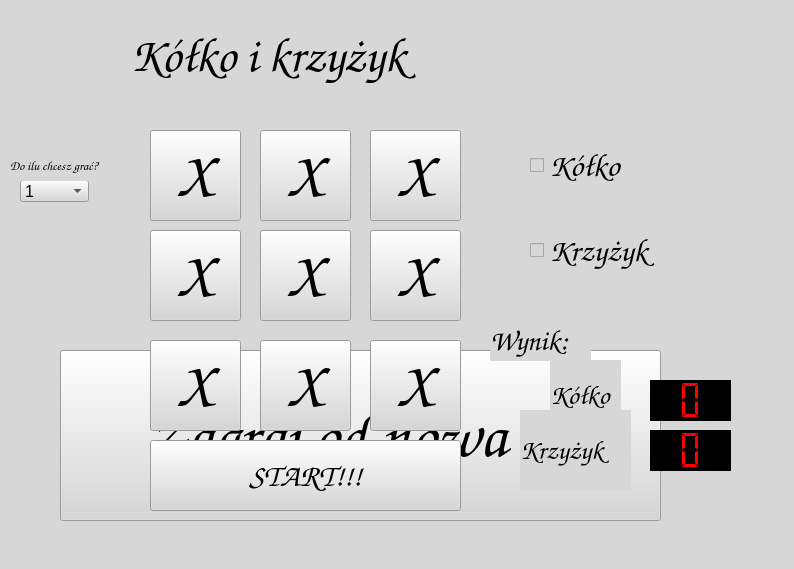
<?xml version="1.0" encoding="UTF-8"?>
<ui version="4.0">
 <class>MainWindow</class>
 <widget class="QMainWindow" name="MainWindow">
  <property name="geometry">
   <rect>
    <x>0</x>
    <y>0</y>
    <width>794</width>
    <height>569</height>
   </rect>
  </property>
  <property name="font">
   <font>
    <family>Comic Sans MS</family>
    <pointsize>20</pointsize>
    <italic>true</italic>
    <bold>true</bold>
   </font>
  </property>
  <property name="windowTitle">
   <string>MainWindow</string>
  </property>
  <property name="styleSheet">
   <string notr="true">background-color: rgb(215, 215, 215)</string>
  </property>
  <widget class="QWidget" name="centralwidget">
   <widget class="QLabel" name="Baner">
    <property name="geometry">
     <rect>
      <x>130</x>
      <y>10</y>
      <width>381</width>
      <height>91</height>
     </rect>
    </property>
    <property name="font">
     <font>
      <family>Comic Sans MS</family>
      <pointsize>36</pointsize>
      <italic>false</italic>
      <bold>true</bold>
     </font>
    </property>
    <property name="styleSheet">
     <string notr="true">text-align: center;</string>
    </property>
    <property name="text">
     <string>Kółko i krzyżyk</string>
    </property>
   </widget>
   <widget class="QPushButton" name="guzik">
    <property name="geometry">
     <rect>
      <x>150</x>
      <y>130</y>
      <width>91</width>
      <height>91</height>
     </rect>
    </property>
    <property name="font">
     <font>
      <family>Comic Sans MS</family>
      <pointsize>48</pointsize>
      <italic>true</italic>
      <bold>true</bold>
     </font>
    </property>
    <property name="text">
     <string>X</string>
    </property>
   </widget>
   <widget class="QPushButton" name="guzik_2">
    <property name="geometry">
     <rect>
      <x>260</x>
      <y>130</y>
      <width>91</width>
      <height>91</height>
     </rect>
    </property>
    <property name="font">
     <font>
      <family>Comic Sans MS</family>
      <pointsize>48</pointsize>
      <italic>true</italic>
      <bold>true</bold>
     </font>
    </property>
    <property name="text">
     <string>X</string>
    </property>
   </widget>
   <widget class="QPushButton" name="guzik_3">
    <property name="geometry">
     <rect>
      <x>370</x>
      <y>130</y>
      <width>91</width>
      <height>91</height>
     </rect>
    </property>
    <property name="font">
     <font>
      <family>Comic Sans MS</family>
      <pointsize>48</pointsize>
      <italic>true</italic>
      <bold>true</bold>
     </font>
    </property>
    <property name="text">
     <string>X</string>
    </property>
   </widget>
   <widget class="QPushButton" name="guzik_4">
    <property name="geometry">
     <rect>
      <x>150</x>
      <y>230</y>
      <width>91</width>
      <height>91</height>
     </rect>
    </property>
    <property name="font">
     <font>
      <family>Comic Sans MS</family>
      <pointsize>48</pointsize>
      <italic>true</italic>
      <bold>true</bold>
     </font>
    </property>
    <property name="text">
     <string>X</string>
    </property>
   </widget>
   <widget class="QPushButton" name="guzik_5">
    <property name="geometry">
     <rect>
      <x>260</x>
      <y>230</y>
      <width>91</width>
      <height>91</height>
     </rect>
    </property>
    <property name="font">
     <font>
      <family>Comic Sans MS</family>
      <pointsize>48</pointsize>
      <italic>true</italic>
      <bold>true</bold>
     </font>
    </property>
    <property name="text">
     <string>X</string>
    </property>
   </widget>
   <widget class="QPushButton" name="guzik_6">
    <property name="geometry">
     <rect>
      <x>370</x>
      <y>230</y>
      <width>91</width>
      <height>91</height>
     </rect>
    </property>
    <property name="font">
     <font>
      <family>Comic Sans MS</family>
      <pointsize>48</pointsize>
      <italic>true</italic>
      <bold>true</bold>
     </font>
    </property>
    <property name="text">
     <string>X</string>
    </property>
   </widget>
   <widget class="QPushButton" name="guzik_7">
    <property name="geometry">
     <rect>
      <x>150</x>
      <y>340</y>
      <width>91</width>
      <height>91</height>
     </rect>
    </property>
    <property name="font">
     <font>
      <family>Comic Sans MS</family>
      <pointsize>48</pointsize>
      <italic>true</italic>
      <bold>true</bold>
     </font>
    </property>
    <property name="text">
     <string>X</string>
    </property>
   </widget>
   <widget class="QPushButton" name="guzik_8">
    <property name="geometry">
     <rect>
      <x>260</x>
      <y>340</y>
      <width>91</width>
      <height>91</height>
     </rect>
    </property>
    <property name="font">
     <font>
      <family>Comic Sans MS</family>
      <pointsize>48</pointsize>
      <italic>true</italic>
      <bold>true</bold>
     </font>
    </property>
    <property name="text">
     <string>X</string>
    </property>
   </widget>
   <widget class="QPushButton" name="guzik_9">
    <property name="geometry">
     <rect>
      <x>370</x>
      <y>340</y>
      <width>91</width>
      <height>91</height>
     </rect>
    </property>
    <property name="font">
     <font>
      <family>Comic Sans MS</family>
      <pointsize>48</pointsize>
      <italic>true</italic>
      <bold>true</bold>
     </font>
    </property>
    <property name="text">
     <string>X</string>
    </property>
   </widget>
   <widget class="QPushButton" name="guzik_start">
    <property name="geometry">
     <rect>
      <x>150</x>
      <y>440</y>
      <width>311</width>
      <height>71</height>
     </rect>
    </property>
    <property name="font">
     <font>
      <family>Comic Sans MS</family>
      <pointsize>24</pointsize>
      <italic>true</italic>
      <bold>true</bold>
     </font>
    </property>
    <property name="text">
     <string>START!!!</string>
    </property>
   </widget>
   <widget class="QCheckBox" name="guzik_kolko">
    <property name="geometry">
     <rect>
      <x>530</x>
      <y>130</y>
      <width>191</width>
      <height>71</height>
     </rect>
    </property>
    <property name="font">
     <font>
      <family>Comic Sans MS</family>
      <pointsize>24</pointsize>
      <italic>false</italic>
      <bold>false</bold>
     </font>
    </property>
    <property name="text">
     <string>Kółko</string>
    </property>
   </widget>
   <widget class="QCheckBox" name="guzik_krzyzyk">
    <property name="geometry">
     <rect>
      <x>530</x>
      <y>220</y>
      <width>161</width>
      <height>61</height>
     </rect>
    </property>
    <property name="font">
     <font>
      <family>Comic Sans MS</family>
      <pointsize>24</pointsize>
      <italic>false</italic>
      <bold>false</bold>
     </font>
    </property>
    <property name="text">
     <string>Krzyżyk</string>
    </property>
   </widget>
   <widget class="QLabel" name="wynik">
    <property name="geometry">
     <rect>
      <x>490</x>
      <y>320</y>
      <width>101</width>
      <height>41</height>
     </rect>
    </property>
    <property name="font">
     <font>
      <family>Comic Sans MS</family>
      <pointsize>22</pointsize>
      <italic>false</italic>
      <bold>false</bold>
     </font>
    </property>
    <property name="text">
     <string>Wynik:</string>
    </property>
   </widget>
   <widget class="QLabel" name="wynik_kolko">
    <property name="geometry">
     <rect>
      <x>550</x>
      <y>360</y>
      <width>71</width>
      <height>71</height>
     </rect>
    </property>
    <property name="font">
     <font>
      <family>Comic Sans MS</family>
      <pointsize>20</pointsize>
      <italic>false</italic>
      <bold>false</bold>
     </font>
    </property>
    <property name="text">
     <string>Kółko</string>
    </property>
   </widget>
   <widget class="QLabel" name="wynik_krzyzyk">
    <property name="geometry">
     <rect>
      <x>520</x>
      <y>410</y>
      <width>111</width>
      <height>81</height>
     </rect>
    </property>
    <property name="font">
     <font>
      <family>Comic Sans MS</family>
      <pointsize>20</pointsize>
      <italic>false</italic>
      <bold>false</bold>
     </font>
    </property>
    <property name="text">
     <string>Krzyżyk</string>
    </property>
   </widget>
   <widget class="QLCDNumber" name="licznik_kolko">
    <property name="enabled">
     <bool>true</bool>
    </property>
    <property name="geometry">
     <rect>
      <x>650</x>
      <y>380</y>
      <width>81</width>
      <height>41</height>
     </rect>
    </property>
    <property name="layoutDirection">
     <enum>Qt::LeftToRight</enum>
    </property>
    <property name="autoFillBackground">
     <bool>false</bool>
    </property>
    <property name="styleSheet">
     <string notr="true">color: rgb(255, 0, 0);
background-color: rgb(0, 0,0);
text-align: center;</string>
    </property>
    <property name="digitCount">
     <number>1</number>
    </property>
    <property name="segmentStyle">
     <enum>QLCDNumber::Flat</enum>
    </property>
   </widget>
   <widget class="QLCDNumber" name="licznik_krzyzyk">
    <property name="geometry">
     <rect>
      <x>650</x>
      <y>430</y>
      <width>81</width>
      <height>41</height>
     </rect>
    </property>
    <property name="styleSheet">
     <string notr="true">color: rgb(255, 0, 0);
background-color: rgb(0, 0,0);
text-align: center;</string>
    </property>
    <property name="smallDecimalPoint">
     <bool>false</bool>
    </property>
    <property name="digitCount">
     <number>1</number>
    </property>
    <property name="segmentStyle">
     <enum>QLCDNumber::Flat</enum>
    </property>
   </widget>
   <widget class="QLabel" name="wygrana">
    <property name="geometry">
     <rect>
      <x>80</x>
      <y>90</y>
      <width>601</width>
      <height>151</height>
     </rect>
    </property>
    <property name="font">
     <font>
      <family>Comic Sans MS</family>
      <pointsize>72</pointsize>
      <italic>false</italic>
      <bold>false</bold>
     </font>
    </property>
    <property name="text">
     <string/>
    </property>
   </widget>
   <widget class="QPushButton" name="restart">
    <property name="geometry">
     <rect>
      <x>60</x>
      <y>350</y>
      <width>601</width>
      <height>171</height>
     </rect>
    </property>
    <property name="font">
     <font>
      <family>Comic Sans MS</family>
      <pointsize>48</pointsize>
      <italic>false</italic>
      <bold>true</bold>
     </font>
    </property>
    <property name="text">
     <string>Zagraj od nowa !!!</string>
    </property>
   </widget>
   <widget class="QComboBox" name="doilu">
    <property name="geometry">
     <rect>
      <x>20</x>
      <y>180</y>
      <width>69</width>
      <height>22</height>
     </rect>
    </property>
    <property name="font">
     <font>
      <family>Arial</family>
      <pointsize>12</pointsize>
      <italic>false</italic>
      <bold>false</bold>
     </font>
    </property>
    <item>
     <property name="text">
      <string>1</string>
     </property>
    </item>
    <item>
     <property name="text">
      <string>2</string>
     </property>
    </item>
    <item>
     <property name="text">
      <string>3</string>
     </property>
    </item>
    <item>
     <property name="text">
      <string>4</string>
     </property>
    </item>
    <item>
     <property name="text">
      <string>5</string>
     </property>
    </item>
    <item>
     <property name="text">
      <string>6</string>
     </property>
    </item>
    <item>
     <property name="text">
      <string>7</string>
     </property>
    </item>
    <item>
     <property name="text">
      <string>8</string>
     </property>
    </item>
    <item>
     <property name="text">
      <string>9</string>
     </property>
    </item>
   </widget>
   <widget class="QLabel" name="text_doilu">
    <property name="geometry">
     <rect>
      <x>10</x>
      <y>150</y>
      <width>121</width>
      <height>31</height>
     </rect>
    </property>
    <property name="font">
     <font>
      <family>Comic Sans MS</family>
      <pointsize>10</pointsize>
      <italic>false</italic>
      <bold>false</bold>
     </font>
    </property>
    <property name="text">
     <string>Do ilu chcesz grać?</string>
    </property>
   </widget>
   <zorder>restart</zorder>
   <zorder>wygrana</zorder>
   <zorder>Baner</zorder>
   <zorder>guzik</zorder>
   <zorder>guzik_2</zorder>
   <zorder>guzik_3</zorder>
   <zorder>guzik_4</zorder>
   <zorder>guzik_5</zorder>
   <zorder>guzik_6</zorder>
   <zorder>guzik_7</zorder>
   <zorder>guzik_8</zorder>
   <zorder>guzik_9</zorder>
   <zorder>guzik_start</zorder>
   <zorder>guzik_kolko</zorder>
   <zorder>guzik_krzyzyk</zorder>
   <zorder>wynik</zorder>
   <zorder>wynik_kolko</zorder>
   <zorder>wynik_krzyzyk</zorder>
   <zorder>licznik_kolko</zorder>
   <zorder>licznik_krzyzyk</zorder>
   <zorder>doilu</zorder>
   <zorder>text_doilu</zorder>
  </widget>
  <widget class="QStatusBar" name="statusbar"/>
 </widget>
 <resources/>
 <connections/>
</ui>
